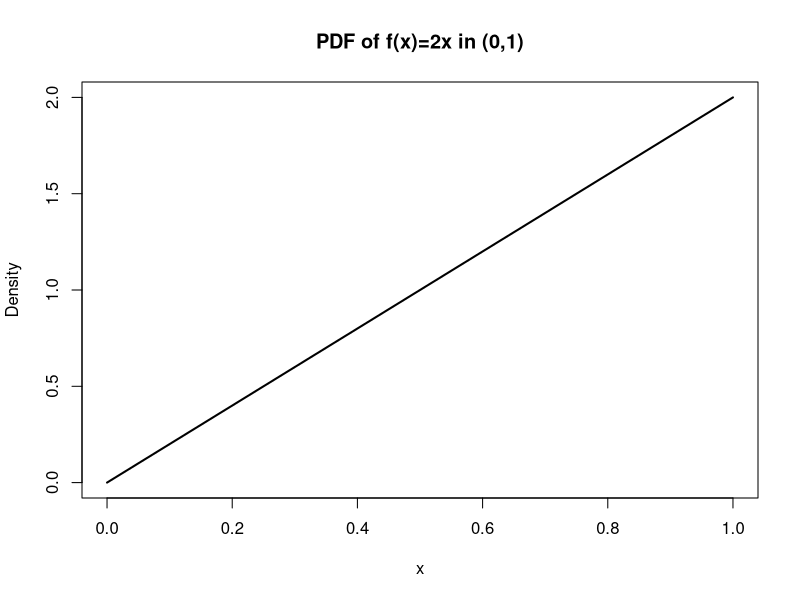
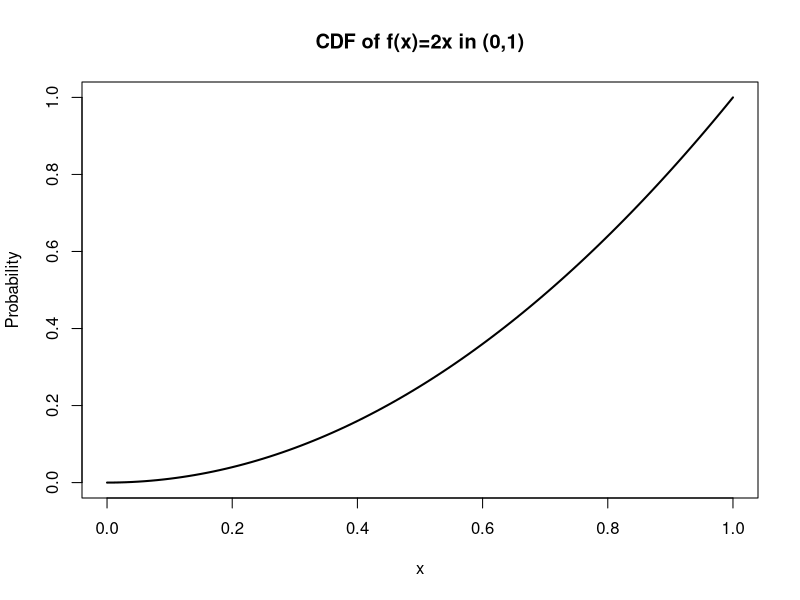
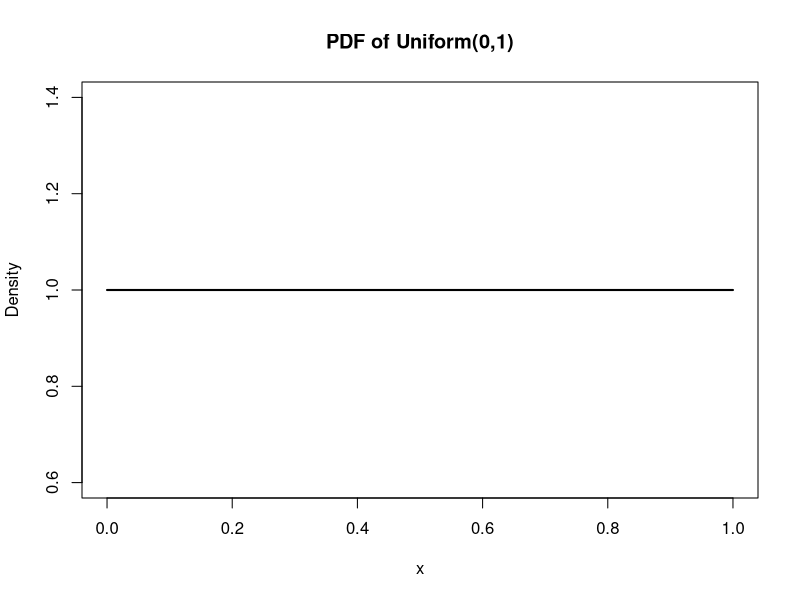
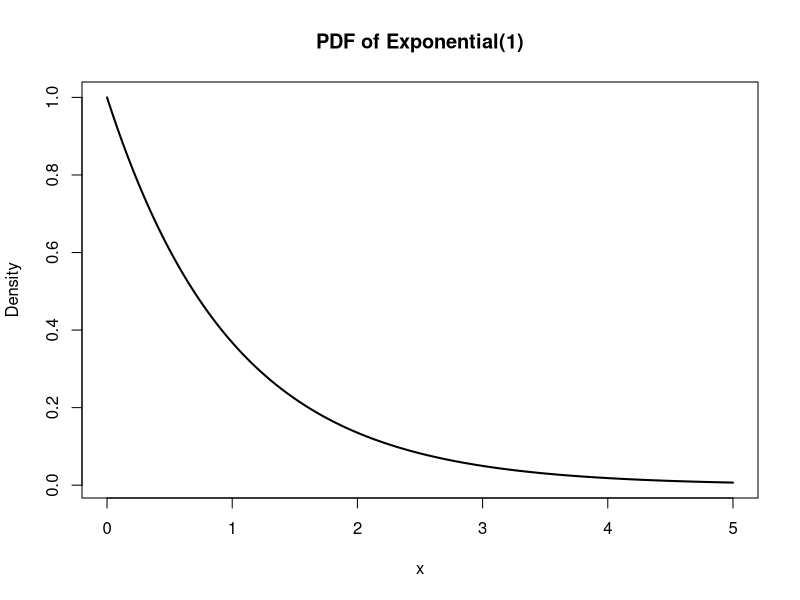
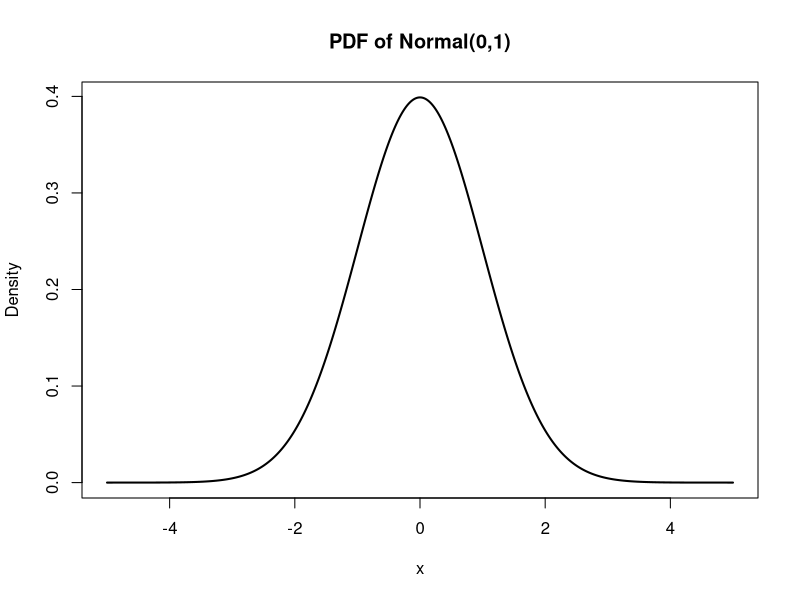

Recreate these plots in R, in order. (Note: this script raises an error after producing the figures.)
## ---- chunk 1
#| echo: false
#| message: false
library(tidyverse)
library(ggplot2)
## ---- chunk 2
# Example: f(x) = 2x for x in (0, 1)
x <- seq(0, 1, by = 0.01)
y <- 2*x
plot(x, y, type = "l", lwd = 2, ylab = "Density", xlab = "x", main = "PDF of f(x)=2x in (0,1)")
## ---- chunk 3
# Example: f(x) = 2x for x in (0, 1)
y_cdf <- x^2
plot(x, y_cdf, type = "l", lwd = 2, ylab = "Probability", xlab = "x", main = "CDF of f(x)=2x in (0,1)")
## ---- chunk 4
# Example: f(x) = 2x for x in (0, 1)
mean_val <- integrate(function(x) x * 2*x, 0, 1)$value
mean_val
## ---- chunk 5
# Example: f(x) = 2x for x in (0, 1)
var_val <- integrate(function(x) (x - mean_val)^2 * 2*x, 0, 1)$value
var_val
## ---- chunk 6
# Example: Uniform distribution U(0,1)
x <- seq(0, 1, by = 0.01)
y <- dunif(x, min = 0, max = 1)
plot(x, y, type = "l", lwd = 2, ylab = "Density", xlab = "x", main = "PDF of Uniform(0,1)")
## ---- chunk 7
# find the f(0.5)
dunif(x = 0.5, min = 0, max = 1)
## ---- chunk 8
# find the F(0.5)
punif(q = 0.5, min = 0, max = 1)
## ---- chunk 9
punif(q = 0.5, min = 0, max = 1)
## ---- chunk 10
# Example: Exponential distribution with lambda = 1
x <- seq(0, 5, by = 0.01)
y <- dexp(x, rate = 1)
plot(x, y, type = "l", lwd = 2, ylab = "Density", xlab = "x", main = "PDF of Exponential(1)")
## ---- chunk 11
# find the f(2)
dexp(x = 2, rate = 1)
## ---- chunk 12
# find the F(2)
pexp(q = 2, rate = 1)
## ---- chunk 13

pexp(q = 10, rate = 1/20)

## ---- chunk 14
# Example: Normal distribution with mu = 0 and sigma = 1
x <- seq(-5, 5, by = 0.01)
y <- dnorm(x, mean = 0, sd = 1)
plot(x, y, type = "l", lwd = 2, ylab = "Density", xlab = "x", main = "PDF of Normal(0,1)")
## ---- chunk 15
# find the f(2)
dnorm(x = 3, mean = 0, sd = 1)
## ---- chunk 16
# find the F(2)
pnorm(q = 3, mean = 0, sd = 1)
## ---- chunk 17
# find the first quartile
pnorm(p = 0.25, mean = 0, sd = 1)
## ---- chunk 18

1 - pnorm(q = 83, mean = 77, sd = 5)

## ---- chunk 19
mean_height <- 70  
sd_height <- 3     

heights <- seq(60, 80, by = 0.1)

pdf_values <- dnorm(heights, mean = mean_height, sd = sd_height)

height_data <- data.frame(heights, pdf_values)

ggplot(height_data, aes(x = heights, y = pdf_values)) +
  geom_line(linewidth = 1) +
  labs(title = "Normal Distribution of Male Heights",
       x = "Height (inches)",
       y = "Probability Density") 
## ---- chunk 20
pnorm(76,70,3)
## ---- chunk 21
pnorm(q=75, mean=70,sd=3)-pnorm(q=65,mean=70,sd=3)
## ---- chunk 22
qnorm(.25, mean=70,sd=3)
